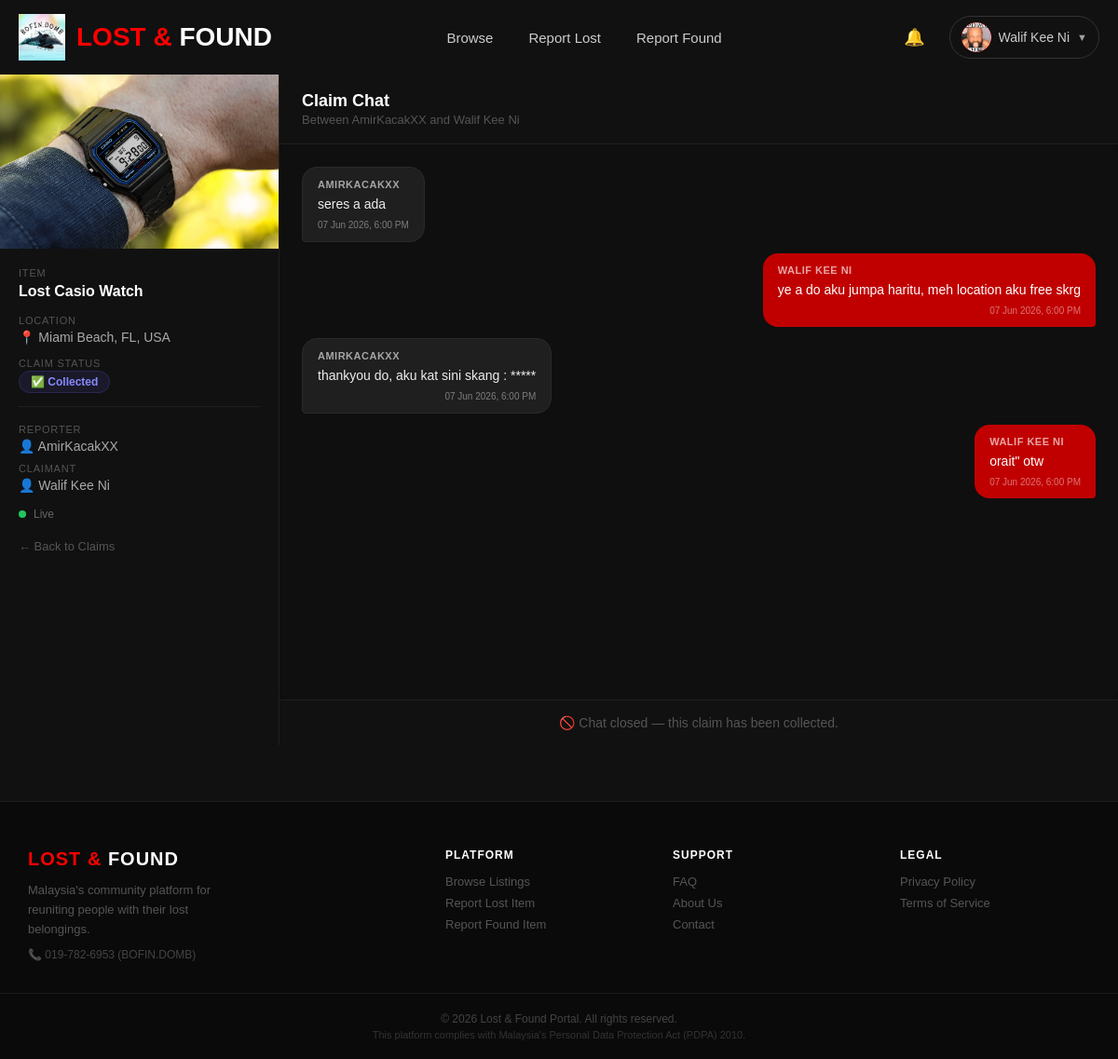
The app's page /claim_detail.php?id=7 (signed in) with its own data.
### tables this page shows
CREATE TABLE `users` (
  `id` int(11) NOT NULL,
  `username` varchar(50) NOT NULL,
  `email` varchar(100) NOT NULL,
  `password` varchar(255) NOT NULL,
  `created_at` timestamp NOT NULL DEFAULT current_timestamp(),
  `role` varchar(20) DEFAULT 'user',
  `profile_pic` varchar(255) DEFAULT NULL
);

CREATE TABLE `claims` (
  `id` int(11) NOT NULL,
  `listing_id` int(11) NOT NULL,
  `claimant_id` int(11) NOT NULL,
  `message` text DEFAULT NULL,
  `status` enum('pending','approved','rejected','collected') DEFAULT 'pending',
  `created_at` timestamp NOT NULL DEFAULT current_timestamp(),
  `reward_paid` tinyint(1) DEFAULT 0,
  `reward_method` varchar(50) DEFAULT NULL,
  `preferred_reward_method` enum('cash','online') DEFAULT NULL
);

CREATE TABLE `listings` (
  `id` int(11) NOT NULL,
  `user_id` int(11) NOT NULL,
  `title` varchar(100) NOT NULL,
  `description` text NOT NULL,
  `category` varchar(50) DEFAULT NULL,
  `location` varchar(100) DEFAULT NULL,
  `image` varchar(255) DEFAULT NULL,
  `listing_type` enum('lost','found') NOT NULL,
  `is_boosted` tinyint(1) DEFAULT 0,
  `status` enum('active','removed') DEFAULT 'active',
  `resolved_status` enum('active','resolved','expired') DEFAULT 'active',
  `created_at` timestamp NOT NULL DEFAULT current_timestamp(),
  `boost_requested` tinyint(1) DEFAULT 0,
  `date_lost` date DEFAULT NULL,
  `reward` varchar(50) DEFAULT NULL,
  `lat` decimal(10,8) DEFAULT NULL,
  `lng` decimal(11,8) DEFAULT NULL,
  `is_flagged` tinyint(1) DEFAULT 0,
  `flag_reason` varchar(255) DEFAULT NULL,
  `boost_expires_at` datetime DEFAULT NULL,
  `is_archived` tinyint(1) DEFAULT 0,
  `archived_at` datetime DEFAULT NULL,
  `archived_reason` varchar(50) DEFAULT NULL
);

CREATE TABLE `messages` (
  `id` int(11) NOT NULL,
  `claim_id` int(11) NOT NULL,
  `sender_id` int(11) NOT NULL,
  `message` text NOT NULL,
  `created_at` timestamp NOT NULL DEFAULT current_timestamp()
);

### claim_detail.php (the view, shortened to what this page needs)
<?php
include 'config.php';
$user_id  = $_SESSION['user_id'];
$claim_id = isset($_GET['id']) ? (int)$_GET['id'] : 0;
$stmt = $conn->prepare("
    SELECT
        claims.*,
        listings.title,
        listings.description,
        listings.location,
        listings.image,
        listings.user_id AS owner_id,
        u1.username AS owner_name,
        u2.username AS claimant_name
    FROM claims
    JOIN listings ON claims.listing_id = listings.id
    JOIN users u1 ON listings.user_id   = u1.id
    JOIN users u2 ON claims.claimant_id = u2.id
    WHERE claims.id = ?
");
$stmt->bind_param('i', $claim_id);
$stmt->execute();
$result = $stmt->get_result();
$claim = $result->fetch_assoc();
$isOwner    = ($user_id == $claim['owner_id']);
$stmt = $conn->prepare("
    SELECT messages.id, messages.sender_id, messages.message, messages.created_at,
           users.username
    FROM messages
    JOIN users ON messages.sender_id = users.id
    WHERE claim_id = ?
    ORDER BY created_at ASC
");
$stmt->bind_param('i', $claim_id);
$stmt->execute();
$msg_result = $stmt->get_result();
$messages    = [];
while($msg = $msg_result->fetch_assoc()){
    $messages[] = $msg;
}
$status   = $claim['status'];
$chatOpen = ($status === 'pending' || $status === 'approved');
?>
<!DOCTYPE html>
<html>
<head>
    <link rel="stylesheet" href="style.css">
</head>
<body>
<?php include 'navbar.php'; ?>
<div class="chat-page-wrap">
    <div class="chat-sidebar">
        <div class="chat-item-img">
            <?php if(!empty($claim['image'])): ?>
                <img src="<?php echo $claim['image']; ?>" alt="<?php echo htmlspecialchars($claim['title']); ?>">
            <?php else: ?>
                <img src="images/default.jpg" alt="No image">
            <?php endif; ?>
        </div>
        <div class="chat-sidebar-body">
            <p class="chat-sidebar-label">Item</p>
            <h3 class="chat-sidebar-title"><?php echo htmlspecialchars($claim['title']); ?></h3>
            <p class="chat-sidebar-label" style="margin-top:14px;">Location</p>
            <p class="chat-sidebar-value">📍 <?php echo htmlspecialchars($claim['location']); ?></p>
            <p class="chat-sidebar-label" style="margin-top:14px;">Claim Status</p>
            <span class="claim-status-badge" id="claimStatusBadge">
            <?php
                if($status == 'collected') echo '<span class="claim-status status-collected">✅ Collected</span>';
            ?>
            </span>
            <div class="chat-sidebar-divider"></div>
            <p class="chat-sidebar-label">Reporter</p>
            <p class="chat-sidebar-value">👤 <?php echo htmlspecialchars($claim['owner_name']); ?></p>
            <p class="chat-sidebar-label" style="margin-top:10px;">Claimant</p>
            <p class="chat-sidebar-value">👤 <?php echo htmlspecialchars($claim['claimant_name']); ?></p>
            <div style="margin-top:16px; display:flex; align-items:center; gap:8px;">
                <span id="liveIndicator" style="width:8px; height:8px; border-radius:50%; background:#22c55e; display:inline-block;"></span>
                <span style="font-size:12px; color:#666;" id="liveLabel">Live</span>
            </div>
            <a href="<?php echo $isOwner ? 'incoming_claims.php' : 'myclaims.php'; ?>" class="chat-back-link">
                ← Back to Claims
            </a>
        </div>
    </div>
    <div class="chat-main">
        <div class="chat-header">
            <div>
                <h2>Claim Chat</h2>
                <p>Between <?php echo htmlspecialchars($claim['owner_name']); ?> and <?php echo htmlspecialchars($claim['claimant_name']); ?></p>
            </div>
        </div>
        <div class="chat-box" id="chatBox">
            <?php foreach($messages as $msg): ?>
                <?php $isMe = ($msg['sender_id'] == $user_id); ?>
                <div class="msg-wrapper <?php echo $isMe ? 'right' : 'left'; ?>">
                    <div class="msg <?php echo $isMe ? 'me' : 'other'; ?>">
                        <div class="msg-user"><?php echo htmlspecialchars($msg['username']); ?></div>
                        <div class="msg-text"><?php echo nl2br(htmlspecialchars($msg['message'])); ?></div>
                        <div class="msg-time"><?php echo date('d M Y, g:i A', strtotime($msg['created_at'])); ?></div>
                    </div>
                </div>
            <?php endforeach; ?>
        </div>
        <?php if($chatOpen): ?>
            <div class="chat-input-form">
                <textarea id="msgInput" placeholder="Type your message..." rows="1"
                    onkeydown="handleEnter(event)"></textarea>
                <button id="sendBtn" onclick="sendMessage()">
                    <svg xmlns="http://www.w3.org/2000/svg" width="20" height="20" viewBox="0 0 24 24"
                         fill="none" stroke="currentColor" stroke-width="2">
                        <line x1="22" y1="2" x2="11" y2="13"/>
                        <polygon points="22 2 15 22 11 13 2 9 22 2"/>
                    </svg>
                </button>
            </div>
        <?php else: ?>
            <div class="chat-closed-bar">
                🚫 Chat closed — this claim has been <?php echo $status; ?>.
            </div>
        <?php endif; ?>
    </div>
</div>
<?php include 'footer.php'; ?>
</body>
</html>

### navbar.php (shortened to what this page needs)
<?php
$user_id = $_SESSION['user_id'] ?? null;
$role    = $_SESSION['role'] ?? null;
$isLoggedIn = $user_id ? true : false;
$isAdmin    = ($role === 'admin');
?>
<nav class="navbar">
    <a href="index.php" class="logo-container">
        <img src="images/bofindomb.jpeg" class="logo-img">
        <div class="logo">LOST & <span>FOUND</span></div>
    </a>
    <div class="nav-center">
        <a href="browse.php" class="nav-link">Browse</a>
        <?php if($isLoggedIn && !$isAdmin): ?>
            <a href="lostitem.php" class="nav-link">Report Lost</a>
            <a href="founditem.php" class="nav-link">Report Found</a>
        <?php endif; ?>
    </div>
    <div class="nav-right">
        <?php if($isLoggedIn): ?>
            <div class="notif-wrap" id="notifWrap">
                <button class="notif-btn" onclick="toggleNotifMenu()" aria-label="Notifications">
                    🔔
                </button>
            </div>
            <div class="avatar-wrap" onclick="toggleAvatarMenu()">
                <div class="avatar-circle">
					<?php
				$profilePic = '';
				if (isset($conn) && $conn instanceof mysqli) {
					$stmt = $conn->prepare('SELECT profile_pic FROM users WHERE id = ?');
					if ($stmt) {
						$stmt->bind_param('i', $_SESSION['user_id']);
						$stmt->execute();
						$result = $stmt->get_result();
						$navUser = $result->fetch_assoc();
						$profilePic = $navUser['profile_pic'] ?? '';
					}
				}
				if(!empty($profilePic)): ?>
					<img src="<?php echo htmlspecialchars($profilePic, ENT_QUOTES, 'UTF-8'); ?>" style="width:32px; height:32px; object-fit:cover; border-radius:50%; display:block; flex-shrink:0;">
				<?php endif; ?>
				</div>
                <span class="avatar-name"><?php echo htmlspecialchars($_SESSION['username']); ?></span>
                <span style="opacity:0.6; font-size:11px;">▼</span>
            </div>
        <?php else: ?>
            <a href="login.php" class="nav-btn-outline">Sign In</a>
            <a href="signup.php" class="nav-btn-solid">Sign Up</a>
        <?php endif; ?>
    </div>
</nav>

### style.css (style rules this page uses)
* { margin: 0; padding: 0; box-sizing: border-box; font-family: Arial, sans-serif; }
body { background: #111; color: white; }
.navbar { display: flex; justify-content: space-between; align-items: center; padding: 15px 20px; background: #111; position: relative; }
.logo-container { display: flex; align-items: center; gap: 12px; text-decoration: none; }
.logo-img { width: 50px; height: 50px; object-fit: contain; }
.logo { color: red; font-size: 28px; font-weight: bold; }
.logo span { color: white; }
.nav-center { display: flex; align-items: center; gap: 10px; }
.nav-link { color: #ccc; text-decoration: none; padding: 8px 14px; border-radius: 8px; font-size: 15px; transition: all 0.2s ease; }
.nav-right { display: flex; align-items: center; gap: 10px; position: relative; }
.avatar-wrap { display: flex; align-items: center; gap: 8px; cursor: pointer; padding: 6px 12px; border-radius: 25px; border: 1px solid #333; transition: all 0.2s ease; position: relative; }
.avatar-circle { width: 32px; height: 32px; background: red; border-radius: 50%; display: flex; align-items: center; justify-content: center; font-weight: bold; font-size: 14px; color: white; flex-shrink: 0; overflow: hidden; }
.avatar-name { font-size: 14px; color: #ccc; max-width: 100px; overflow: hidden; text-overflow: ellipsis; white-space: nowrap; }
.chat-box { flex: 1; overflow-y: auto; padding: 15px; background: #0f0f0f; border-radius: 10px; display: flex; flex-direction: column; gap: 10px; }
.msg-wrapper { display: flex; width: 100%; }
.msg-wrapper.left { justify-content: flex-start; }
.msg-wrapper.right { justify-content: flex-end; }
.msg { max-width: 70%; padding: 10px 14px; border-radius: 12px; font-size: 14px; }
.me { background: #DCF8C6; color: #111; }
.other { background: #1f1f1f; color: #fff; }
.msg-user { font-size: 11px; font-weight: bold; margin-bottom: 5px; opacity: 0.7; }
.msg-text { white-space: pre-wrap; line-height: 1.4; }
.msg-time { font-size: 10px; margin-top: 5px; opacity: 0.5; text-align: right; }
.claim-status { font-size: 12px; font-weight: 700; padding: 4px 12px; border-radius: 20px; white-space: nowrap; flex-shrink: 0; }
.status-collected { background: rgba(100, 100, 255, 0.1); color: #8888ff; border: 1px solid rgba(100, 100, 255, 0.2); }
.chat-page-wrap { display: flex; height: calc(100vh - 80px); overflow: hidden; }
.chat-sidebar { width: 300px; flex-shrink: 0; background: #111; border-right: 1px solid #1f1f1f; display: flex; flex-direction: column; overflow-y: auto; }
.chat-item-img img { width: 100%; aspect-ratio: 16 / 10; object-fit: cover; display: block; }
.chat-sidebar-body { padding: 20px; flex: 1; }
.chat-sidebar-label { font-size: 11px; text-transform: uppercase; letter-spacing: 0.8px; color: #555; margin-bottom: 4px; }
.chat-sidebar-title { font-size: 16px; font-weight: 700; color: white; line-height: 1.3; }
.chat-sidebar-value { font-size: 14px; color: #aaa; }
.chat-sidebar-divider { height: 1px; background: #1f1f1f; margin: 18px 0; }
.chat-back-link { display: inline-block; margin-top: 20px; color: #555; font-size: 13px; text-decoration: none; transition: color 0.2s; }
.chat-main { flex: 1; display: flex; flex-direction: column; overflow: hidden; background: #0d0d0d; }
.chat-header { padding: 18px 24px; border-bottom: 1px solid #1f1f1f; background: #111; }
.chat-header h2 { font-size: 18px; font-weight: 700; margin-bottom: 2px; }
.chat-header p { font-size: 13px; color: #555; }
.chat-box { flex: 1; overflow-y: auto; padding: 24px; display: flex; flex-direction: column; gap: 12px; }
.msg { max-width: 65%; padding: 12px 16px; border-radius: 16px; font-size: 14px; }
.me { background: #c00000; color: white; border-bottom-right-radius: 4px; }
.other { background: #1f1f1f; color: #eee; border: 1px solid #2a2a2a; border-bottom-left-radius: 4px; }
.msg-user { font-size: 11px; font-weight: 700; margin-bottom: 5px; opacity: 0.65; text-transform: uppercase; letter-spacing: 0.5px; }
.msg-text { line-height: 1.5; word-break: break-word; }
.msg-time { font-size: 10px; margin-top: 6px; opacity: 0.45; text-align: right; }
.chat-closed-bar { padding: 16px 24px; border-top: 1px solid #1f1f1f; background: #111; text-align: center; color: #555; font-size: 14px; }
.notif-wrap { position: relative; margin-right: 8px; }
.notif-btn { background: none; border: none; color: white; font-size: 18px; cursor: pointer; padding: 6px 8px; position: relative; border-radius: 8px; transition: background 0.2s; }

### records on screen
users: profile_pic (picture)
claims: listing.image (picture), listing.title "Lost Casio Watch", listing.location "Miami Beach, FL, USA", users.username "AmirKacakXX", claimant.username "Walif Kee Ni", status "collected"
messages: users.username "AMIRKACAKXX", message "seres a ada", created_at "07 Jun 2026, 6:00 PM"
messages: users.username "WALIF KEE NI", message "ye a do aku jumpa haritu, meh location aku free skrg", created_at "07 Jun 2026, 6:00 PM"
messages: users.username "AMIRKACAKXX", message "thankyou do, aku kat sini skang : *****", created_at "07 Jun 2026, 6:00 PM"
messages: users.username "WALIF KEE NI", message "orait\" otw", created_at "07 Jun 2026, 6:00 PM"

### other values on screen
$_SESSION['username'] "Walif Kee Ni"
